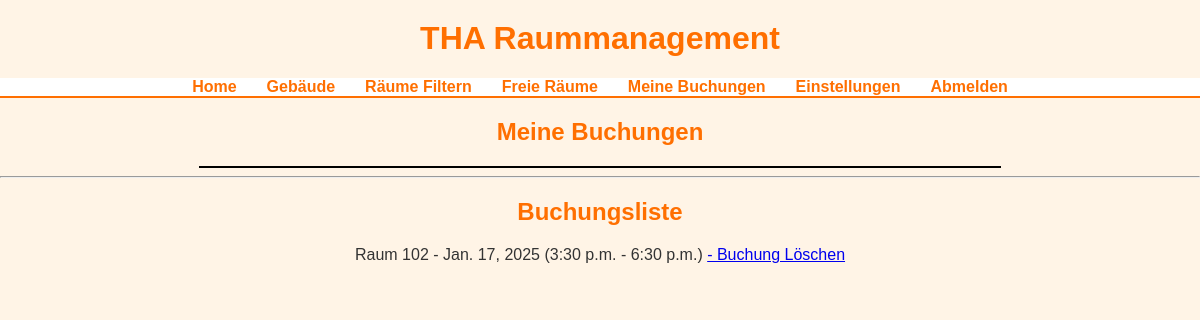
/my_bookings/ (signed in), run on an earlier commit of the app's database.
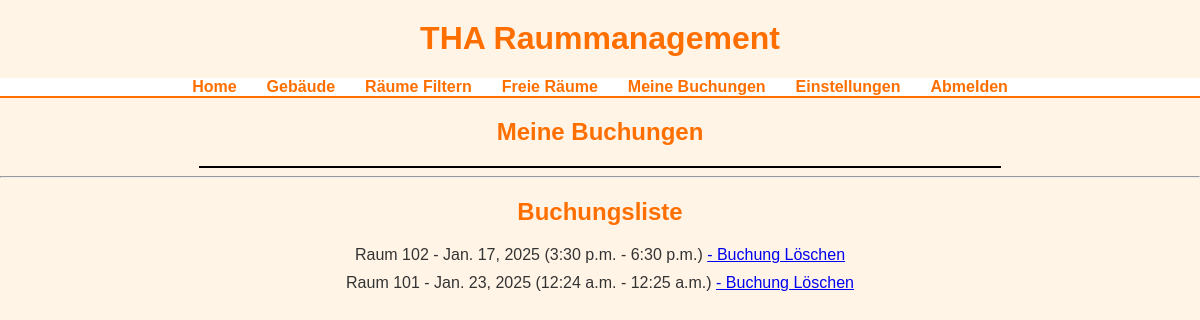
And on a later commit of the database.
### rooms/models.py (models this page shows)
class RoomBooking(models.Model):
    user = models.ForeignKey(UserAccount, on_delete=models.CASCADE)
    room = models.ForeignKey(Room, on_delete=models.CASCADE)
    booking_date = models.DateField()
    start_time = models.TimeField()
    end_time = models.TimeField()

class Room(models.Model):
    number = models.CharField(max_length=50)
    capacity = models.IntegerField()
    equipment = models.TextField()
    building = models.ForeignKey(Building, on_delete=models.CASCADE)

### rooms/views.py (the view)
# urls.py: path('my_bookings/', views.my_bookings, name='my_bookings'),
@login_required
def my_bookings(request):
    bookings = RoomBooking.objects.filter(user=request.user)
    return render(request, 'my_bookings.html', {'bookings': bookings})

### rooms/templates/my_bookings.html (shortened to what this page needs)
{% extends 'base.html' %}
{% block content %}
<h2>Meine Buchungen</h2>
<div id="calendar" style="width: 100%; max-width: 800px; height: 100%; max-height: 550px; margin: auto; border: 1px solid black;"></div>
<hr>
<h2>Buchungsliste</h2>
<ul>
    {% for booking in bookings %}
    <li>
        Raum {{ booking.room.number }} - {{ booking.booking_date }}
        ({{ booking.start_time }} - {{ booking.end_time }})
        <a href="{% url 'delete_booking' booking.id %}">- Buchung Löschen</a>
    </li>
    {% endfor %}
</ul>
<link href="https://cdn.jsdelivr.net/npm/fullcalendar@5.11.3/main.min.css" rel="stylesheet">
{% endblock %}

### rooms/templates/base.html (shortened to what this page needs)
{% load static %}
<!DOCTYPE html>
<html lang="de">
<head>
    <link rel="stylesheet" href="{% static 'rooms/styles.css' %}">
</head>
<body>
    <h1>THA Raummanagement</h1>
    <nav>
        <ul>
            <li><a href="{% url 'home' %}">Home</a></li>
            <li><a href="{% url 'building_list' %}">Gebäude</a></li>
            <li><a href="{% url 'filter_rooms' %}">Räume Filtern</a></li>
            <li><a href="{% url 'free_rooms' %}">Freie Räume</a></li>
            <li><a href="{% url 'my_bookings' %}">Meine Buchungen</a></li>
            <li><a href="{% url 'account_settings' %}">Einstellungen</a></li>
            <li><a href="{% url 'logout' %}">Abmelden</a></li>
        </ul>
    </nav>
    <div id="content">
        {% block content %}
        {% endblock %}
    </div>
</body>
</html>

### rooms/static/rooms/styles.css (style rules this page uses)
body { font-family: Arial, sans-serif; margin: 0; padding: 0; background-color: #fff4e6; color: #333; text-align: center; }
h1, h2 { color: #ff6f00; margin-top: 20px; }
nav ul { list-style: none; padding: 0; margin: 0; display: flex; justify-content: center; background-color: #fff; border-bottom: 2px solid #ff6f00; }
nav ul li { margin: 0 15px; }
nav ul li a { text-decoration: none; color: #ff6f00; font-weight: bold; cursor: pointer; }
ul { list-style: none; padding: 0; }
ul li { margin: 10px 0; }

What changed in the data, as far as the page shows it:
added RoomBooking: room.number "101", booking_date "Jan. 23, 2025", start_time "12:24 a.m.", end_time "12:25 a.m."
